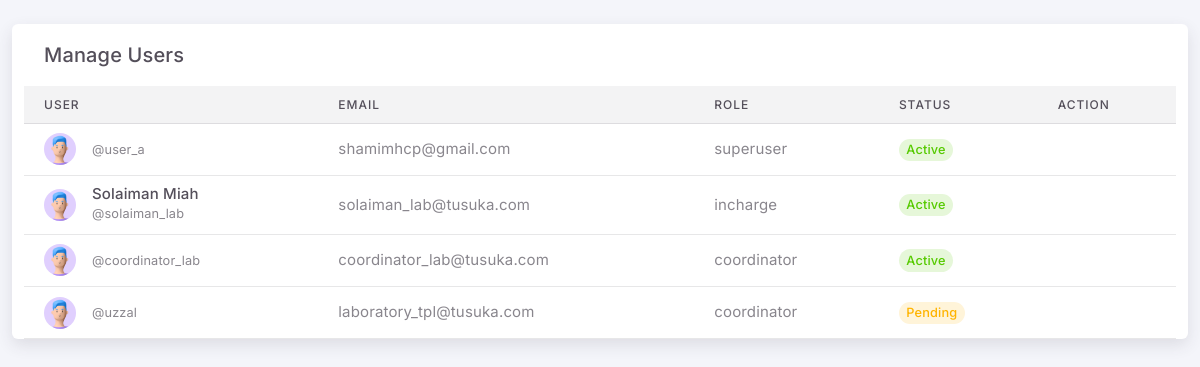
Page /development/manage-user (signed in) on the committed database.
### development/models.py (models this page shows, shortened)
class User(AbstractUser):
    ROLE_CHOICES = [
        ('incharge', 'Incharge'),
        ('coordinator', 'Coordinator'),
    ]
    role = models.CharField(max_length=50, choices=ROLE_CHOICES)
    is_active = models.BooleanField(default=False)
    groups = models.ManyToManyField(Group, related_name='custom_user_set')
    user_permissions = models.ManyToManyField(Permission, related_name='custom_user_set')

### development/views.py (the view)
# urls.py: path('manage-user', views.manage_user, name='manage-user'),
@login_required(login_url='login')
def manage_user(request):
    users = User.objects.all()  # Retrieve all user objects
    return render(request, 'development/manage-users.html', {
        'users' : users
    })

### development/templates/development/manage-users.html (shortened to what this page needs)
{% extends 'development/layout.html' %}
{% load static %}
{% block content %}
    <div class="container-xxl flex-grow-1 container-p-y">
        <div class="row gy-4">
          <div class="card">
            <h5 class="card-header">Manage Users</h5>
            <div class="table-responsive text-nowrap">
                <table class="table">
                    <thead class="table-light">
                      <tr>
                        <th class="text-truncate">User</th>
                        <th class="text-truncate">Email</th>
                        <th class="text-truncate">Role</th>
                        <th class="text-truncate">Status</th>
                        <th class="text-truncate">Action</th>
                      </tr>
                    </thead>
                    <tbody>
                      {% for user in users %}
                      <tr>
                        <td>
                          <div class="d-flex align-items-center">
                            <div class="avatar avatar-sm me-3">
                              <img src="{% static 'development/assets/img/avatars/1.png' %}" alt="Avatar" class="rounded-circle" />
                            </div>
                            <div>
                              <h6 class="mb-0 text-truncate">{{ user.first_name }} {{ user.last_name }}</h6>
                              <small class="text-truncate">@{{ user.username }}</small>
                            </div>
                          </div>
                        </td>
                        <td class="text-truncate">{{ user.email }}</td>
                        <td class="text-truncate">
                          {% if user.is_superuser %}
                          superuser
                          {% else %}
                          {{ user.role }}
                          {% endif %}
                        </td>
                        <td>
                          {% if user.is_active %}
                          <span class="badge bg-label-success rounded-pill">Active</span>
                          {% else %}
                          <span class="badge bg-label-warning rounded-pill">Pending</span>
                          {% endif %}
                        </td>
                        <td>
                          <div class="dropdown">
                            <button type="button" class="btn p-0 dropdown-toggle hide-arrow" data-bs-toggle="dropdown">
                              <i class="mdi mdi-dots-vertical"></i>
                            </button>
                          </div>
                        </td>
                      </tr>
                      {% endfor %}
                    </tbody>
                  </table>
            </div>
          </div>
        </div>
      </div>
{% endblock %}

### rows in the picture
User: username "user_a", email "shamimhcp@gmail.com", is_superuser "superuser", is_active "Active"
User: first_name "Solaiman", last_name "Miah", username "solaiman_lab", email "solaiman_lab@tusuka.com", role "incharge", is_active "Active"
User: username "coordinator_lab", email "coordinator_lab@tusuka.com", role "coordinator", is_active "Active"
User: username "uzzal", email "laboratory_tpl@tusuka.com", role "coordinator", is_active "Pending"
